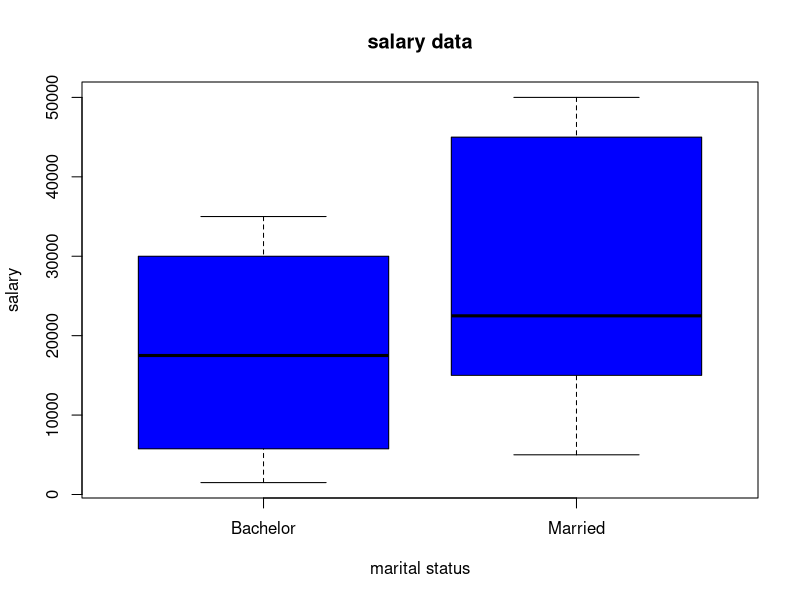

The R script that drew this image:
empid<-c(1,2,3,4,5,6,7,8,9,10)
salary<-c(5000,10000,15000,25000,30000,45000,50000,1500,15000,35000)
marital_status<-c("Married","Bachelor","Married","Bachelor","Married","Married","Married","Bachelor","Married","Bachelor")
df=data.frame(empid,salary,marital_status)
df
boxplot(df$salary ~df$marital_status, data=df,xlab='marital status', ylab='salary',col='blue', main='salary data')

